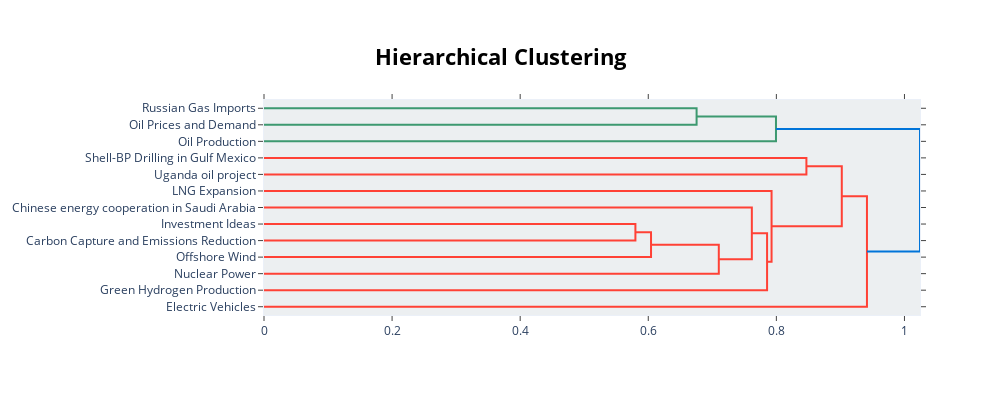

Source (notebook cell):
### Code cell
topic_model_media.visualize_hierarchy(custom_labels=True)

### Figure 1 — Plotly figure (JSON) as saved in the notebook; plotly's stock layout.template omitted (floating-point values rounded to 4 significant figures)
{"data": [{"hoverinfo": "text", "marker": {"color": "rgb(61,153,112)"}, "mode": "lines", "type": "scatter", "x": [0, 0.6754, 0.6754, 0], "xaxis": "x", "y": [-5, -5, -15, -15], "yaxis": "y"}, {"hoverinfo": "text", "marker": {"color": "rgb(61,153,112)"}, "mode": "lines", "type": "scatter", "x": [0.6754, 0.7994, 0.7994, 0], "xaxis": "x", "y": [-10, -10, -25, -25], "yaxis": "y"}, {"hoverinfo": "text", "marker": {"color": "rgb(255,65,54)"}, "mode": "lines", "type": "scatter", "x": [0, 0.8469, 0.8469, 0], "xaxis": "x", "y": [-35, -35, -45, -45], "yaxis": "y"}, {"hoverinfo": "text", "marker": {"color": "rgb(255,65,54)"}, "mode": "lines", "type": "scatter", "x": [0, 0.5799, 0.5799, 0], "xaxis": "x", "y": [-75, -75, -85, -85], "yaxis": "y"}, {"hoverinfo": "text", "marker": {"color": "rgb(255,65,54)"}, "mode": "lines", "type": "scatter", "x": [0.5799, 0.6043, 0.6043, 0], "xaxis": "x", "y": [-80, -80, -95, -95], "yaxis": "y"}, {"hoverinfo": "text", "marker": {"color": "rgb(255,65,54)"}, "mode": "lines", "type": "scatter", "x": [0.6043, 0.7101, 0.7101, 0], "xaxis": "x", "y": [-87.5, -87.5, -105, -105], "yaxis": "y"}, {"hoverinfo": "text", "marker": {"color": "rgb(255,65,54)"}, "mode": "lines", "type": "scatter", "x": [0, 0.7617, 0.7617, 0.7101], "xaxis": "x", "y": [-65, -65, -96.25, -96.25], "yaxis": "y"}, {"hoverinfo": "text", "marker": {"color": "rgb(255,65,54)"}, "mode": "lines", "type": "scatter", "x": [0.7617, 0.7855, 0.7855, 0], "xaxis": "x", "y": [-80.62, -80.62, -115, -115], "yaxis": "y"}, {"hoverinfo": "text", "marker": {"color": "rgb(255,65,54)"}, "mode": "lines", "type": "scatter", "x": [0, 0.7925, 0.7925, 0.7855], "xaxis": "x", "y": [-55, -55, -97.81, -97.81], "yaxis": "y"}, {"hoverinfo": "text", "marker": {"color": "rgb(255,65,54)"}, "mode": "lines", "type": "scatter", "x": [0.8469, 0.9021, 0.9021, 0.7925], "xaxis": "x", "y": [-40, -40, -76.41, -76.41], "yaxis": "y"}, {"hoverinfo": "text", "marker": {"color": "rgb(255,65,54)"}, "mode": "lines", "type": "scatter", "x": [0.9021, 0.9414, 0.9414, 0], "xaxis": "x", "y": [-58.2, -58.2, -125, -125], "yaxis": "y"}, {"hoverinfo": "text", "marker": {"color": "rgb(0,116,217)"}, "mode": "lines", "type": "scatter", "x": [0.7994, 1.024, 1.024, 0.9414], "xaxis": "x", "y": [-17.5, -17.5, -91.6, -91.6], "yaxis": "y"}], "layout": {"autosize": false, "height": 395, "hoverlabel": {"bgcolor": "white", "font": {"family": "Rockwell", "size": 16}}, "hovermode": "closest", "plot_bgcolor": "#ECEFF1", "showlegend": false, "title": {"font": {"color": "Black", "size": 22}, "text": "<b>Hierarchical Clustering</b>", "x": 0.5, "xanchor": "center", "yanchor": "top"}, "width": 1000, "xaxis": {"autorange": true, "mirror": "allticks", "range": [0, 1.024], "rangemode": "tozero", "showgrid": false, "showline": true, "showticklabels": true, "ticks": "outside", "type": "linear", "zeroline": false}, "yaxis": {"mirror": "allticks", "range": [-130, 0], "rangemode": "tozero", "showgrid": false, "showline": true, "showticklabels": true, "tickmode": "array", "ticks": "outside", "ticktext": ["Russian Gas Imports", "Oil Prices and Demand", "Oil Production", "Shell-BP Drilling in Gulf Mexico", "Uganda oil project", "LNG Expansion", "Chinese energy cooperation in Saudi Arabia", "Investment Ideas", "Carbon Capture and Emissions Reduction", "Offshore Wind", "Nuclear Power", "Green Hydrogen Production", "Electric Vehicles"], "tickvals": [-5, -15, -25, -35, -45, -55, -65, -75, -85, -95, -105, -115, -125], "type": "linear", "zeroline": false}}}
